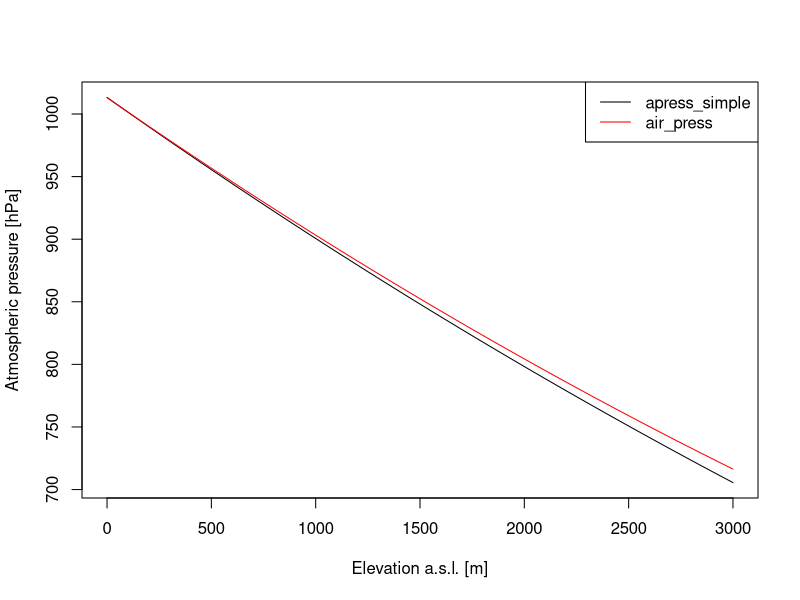
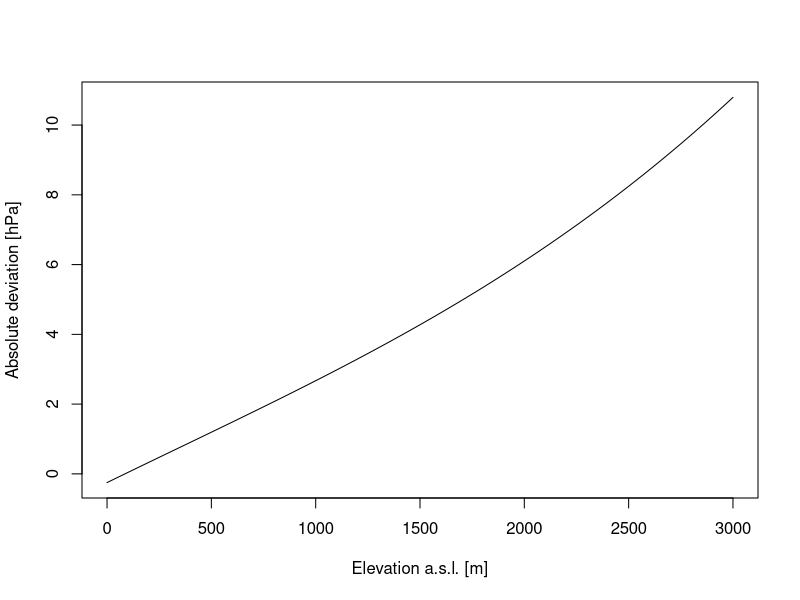

R code for these plots, in order:
# function implemented by David citing: http://www.fao.org/docrep/X0490E/x0490e07.htm#atmospheric pressure
apress_simple <- function(elev) {
  return( 1013.25 * ( 1 - (0.0065 * elev / 293.))^(5.255))
}

# by Tobias citing: SWAT manual (Neitsch, 2011) eq. 1:2.3.8 citing Doorenbos and Pruitt (1977) (cannot be found in here?!)
air_press <- function(elev) {
  return( (101.3 - 0.01152 * elev + 0.544e-06 * elev^2) * 10 )
}

# compare
elev <- seq(0,3000, by=1)
plot(elev, apress_simple(elev), type="l", ylab="Atmospheric pressure [hPa]", xlab="Elevation a.s.l. [m]")
lines(elev, air_press(elev), col="red")
legend("topright", legend=c("apress_simple", "air_press"), col=c("black", "red"), lty=1)

plot(elev, air_press(elev)-apress_simple(elev), type="l", ylab="Absolute deviation [hPa]", xlab="Elevation a.s.l. [m]")

# CONCLUSION:
# Absolute deviations relatively low (< 2.67 hPa until 1000m, < 10.8 hPa until 3000m)
